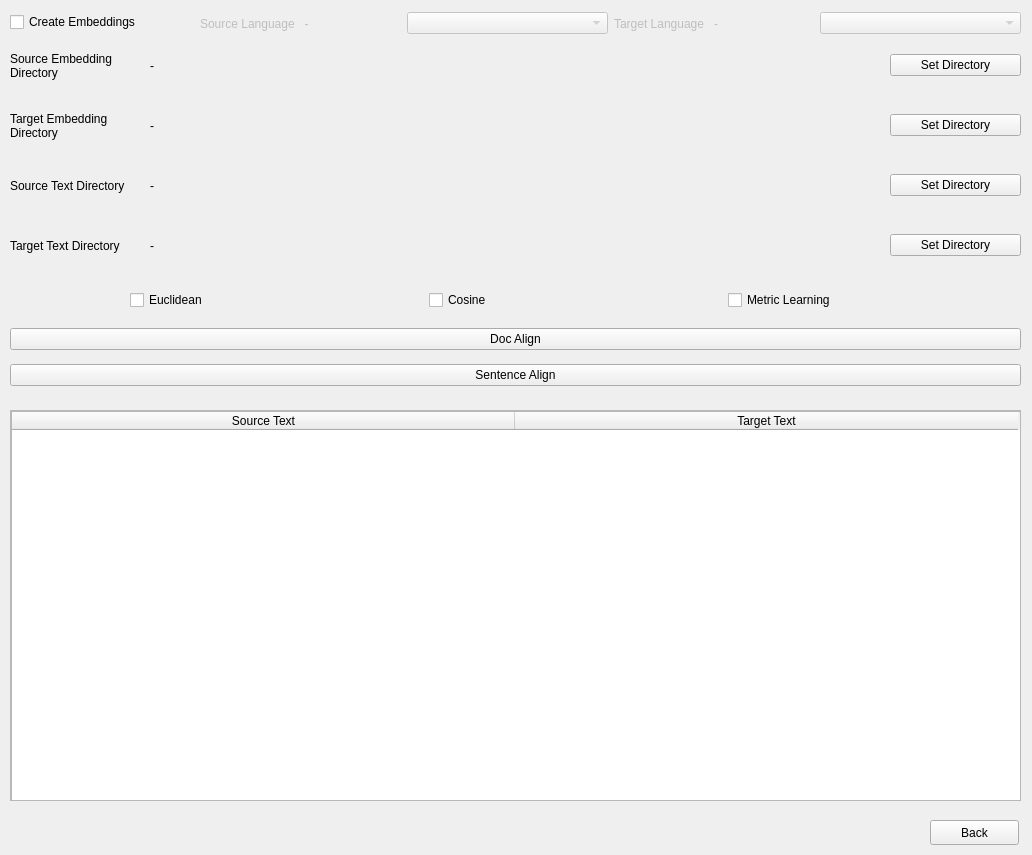
<?xml version="1.0" encoding="UTF-8"?>
<ui version="4.0">
 <class>SentenceAlignment</class>
 <widget class="QWidget" name="SentenceAlignment">
  <property name="geometry">
   <rect>
    <x>0</x>
    <y>0</y>
    <width>1032</width>
    <height>855</height>
   </rect>
  </property>
  <property name="sizePolicy">
   <sizepolicy hsizetype="Maximum" vsizetype="Maximum">
    <horstretch>0</horstretch>
    <verstretch>0</verstretch>
   </sizepolicy>
  </property>
  <property name="windowTitle">
   <string>SentenceAlignment</string>
  </property>
  <widget class="QWidget" name="gridLayoutWidget">
   <property name="geometry">
    <rect>
     <x>10</x>
     <y>40</y>
     <width>131</width>
     <height>51</height>
    </rect>
   </property>
   <layout class="QGridLayout" name="gridLayout">
    <item row="1" column="0">
     <widget class="QLabel" name="label">
      <property name="text">
       <string>Source Embedding Directory</string>
      </property>
      <property name="wordWrap">
       <bool>true</bool>
      </property>
     </widget>
    </item>
   </layout>
  </widget>
  <widget class="QWidget" name="gridLayoutWidget_2">
   <property name="geometry">
    <rect>
     <x>10</x>
     <y>100</y>
     <width>131</width>
     <height>51</height>
    </rect>
   </property>
   <layout class="QGridLayout" name="gridLayout_2">
    <item row="0" column="0">
     <widget class="QLabel" name="label_2">
      <property name="text">
       <string>Target Embedding Directory</string>
      </property>
      <property name="wordWrap">
       <bool>true</bool>
      </property>
     </widget>
    </item>
   </layout>
  </widget>
  <widget class="QWidget" name="gridLayoutWidget_3">
   <property name="geometry">
    <rect>
     <x>150</x>
     <y>100</y>
     <width>731</width>
     <height>51</height>
    </rect>
   </property>
   <layout class="QGridLayout" name="gridLayout_3" columnstretch="1,50">
    <item row="0" column="1">
     <widget class="QLabel" name="label_4">
      <property name="text">
       <string/>
      </property>
      <property name="wordWrap">
       <bool>true</bool>
      </property>
     </widget>
    </item>
    <item row="0" column="0">
     <widget class="QLabel" name="label_13">
      <property name="text">
       <string>-</string>
      </property>
     </widget>
    </item>
   </layout>
  </widget>
  <widget class="QWidget" name="gridLayoutWidget_4">
   <property name="geometry">
    <rect>
     <x>150</x>
     <y>40</y>
     <width>731</width>
     <height>51</height>
    </rect>
   </property>
   <layout class="QGridLayout" name="gridLayout_4" columnstretch="1,50">
    <item row="0" column="1">
     <widget class="QLabel" name="label_3">
      <property name="text">
       <string/>
      </property>
      <property name="wordWrap">
       <bool>true</bool>
      </property>
     </widget>
    </item>
    <item row="0" column="0">
     <widget class="QLabel" name="label_14">
      <property name="text">
       <string>-</string>
      </property>
     </widget>
    </item>
   </layout>
  </widget>
  <widget class="QWidget" name="gridLayoutWidget_5">
   <property name="geometry">
    <rect>
     <x>890</x>
     <y>100</y>
     <width>131</width>
     <height>51</height>
    </rect>
   </property>
   <layout class="QGridLayout" name="gridLayout_5">
    <item row="0" column="0">
     <widget class="QPushButton" name="pushButton_2">
      <property name="text">
       <string>Set Directory</string>
      </property>
     </widget>
    </item>
   </layout>
  </widget>
  <widget class="QWidget" name="gridLayoutWidget_6">
   <property name="geometry">
    <rect>
     <x>890</x>
     <y>40</y>
     <width>131</width>
     <height>51</height>
    </rect>
   </property>
   <layout class="QGridLayout" name="gridLayout_6">
    <item row="0" column="0">
     <widget class="QPushButton" name="pushButton">
      <property name="text">
       <string>Set Directory</string>
      </property>
     </widget>
    </item>
   </layout>
  </widget>
  <widget class="QScrollArea" name="scrollArea">
   <property name="geometry">
    <rect>
     <x>10</x>
     <y>410</y>
     <width>1011</width>
     <height>391</height>
    </rect>
   </property>
   <property name="widgetResizable">
    <bool>true</bool>
   </property>
   <widget class="QWidget" name="scrollAreaWidgetContents">
    <property name="geometry">
     <rect>
      <x>0</x>
      <y>0</y>
      <width>1009</width>
      <height>389</height>
     </rect>
    </property>
    <widget class="QTableWidget" name="tableWidget">
     <property name="geometry">
      <rect>
       <x>0</x>
       <y>0</y>
       <width>1011</width>
       <height>391</height>
      </rect>
     </property>
     <attribute name="horizontalHeaderMinimumSectionSize">
      <number>70</number>
     </attribute>
     <attribute name="horizontalHeaderDefaultSectionSize">
      <number>503</number>
     </attribute>
     <column>
      <property name="text">
       <string>Source Text</string>
      </property>
      <property name="textAlignment">
       <set>AlignCenter</set>
      </property>
     </column>
     <column>
      <property name="text">
       <string>Target Text</string>
      </property>
      <property name="textAlignment">
       <set>AlignCenter</set>
      </property>
     </column>
    </widget>
   </widget>
  </widget>
  <widget class="QWidget" name="gridLayoutWidget_7">
   <property name="geometry">
    <rect>
     <x>10</x>
     <y>160</y>
     <width>131</width>
     <height>51</height>
    </rect>
   </property>
   <layout class="QGridLayout" name="gridLayout_7">
    <item row="1" column="0">
     <widget class="QLabel" name="label_5">
      <property name="text">
       <string>Source Text Directory</string>
      </property>
      <property name="wordWrap">
       <bool>true</bool>
      </property>
     </widget>
    </item>
   </layout>
  </widget>
  <widget class="QWidget" name="gridLayoutWidget_8">
   <property name="geometry">
    <rect>
     <x>890</x>
     <y>220</y>
     <width>131</width>
     <height>51</height>
    </rect>
   </property>
   <layout class="QGridLayout" name="gridLayout_8">
    <item row="0" column="0">
     <widget class="QPushButton" name="pushButton_3">
      <property name="text">
       <string>Set Directory</string>
      </property>
     </widget>
    </item>
   </layout>
  </widget>
  <widget class="QWidget" name="gridLayoutWidget_9">
   <property name="geometry">
    <rect>
     <x>150</x>
     <y>220</y>
     <width>731</width>
     <height>51</height>
    </rect>
   </property>
   <layout class="QGridLayout" name="gridLayout_9" columnstretch="1,50">
    <item row="0" column="1">
     <widget class="QLabel" name="label_6">
      <property name="text">
       <string/>
      </property>
      <property name="wordWrap">
       <bool>true</bool>
      </property>
     </widget>
    </item>
    <item row="0" column="0">
     <widget class="QLabel" name="label_11">
      <property name="text">
       <string>-</string>
      </property>
     </widget>
    </item>
   </layout>
  </widget>
  <widget class="QWidget" name="gridLayoutWidget_10">
   <property name="geometry">
    <rect>
     <x>10</x>
     <y>220</y>
     <width>131</width>
     <height>51</height>
    </rect>
   </property>
   <layout class="QGridLayout" name="gridLayout_10">
    <item row="0" column="0">
     <widget class="QLabel" name="label_7">
      <property name="text">
       <string>Target Text Directory</string>
      </property>
      <property name="wordWrap">
       <bool>true</bool>
      </property>
     </widget>
    </item>
   </layout>
  </widget>
  <widget class="QWidget" name="gridLayoutWidget_11">
   <property name="geometry">
    <rect>
     <x>150</x>
     <y>160</y>
     <width>731</width>
     <height>51</height>
    </rect>
   </property>
   <layout class="QGridLayout" name="gridLayout_11" columnstretch="1,50">
    <item row="0" column="1">
     <widget class="QLabel" name="label_8">
      <property name="text">
       <string/>
      </property>
      <property name="wordWrap">
       <bool>true</bool>
      </property>
     </widget>
    </item>
    <item row="0" column="0">
     <widget class="QLabel" name="label_12">
      <property name="text">
       <string>-</string>
      </property>
     </widget>
    </item>
   </layout>
  </widget>
  <widget class="QWidget" name="gridLayoutWidget_12">
   <property name="geometry">
    <rect>
     <x>890</x>
     <y>160</y>
     <width>131</width>
     <height>51</height>
    </rect>
   </property>
   <layout class="QGridLayout" name="gridLayout_12">
    <item row="0" column="0">
     <widget class="QPushButton" name="pushButton_4">
      <property name="text">
       <string>Set Directory</string>
      </property>
     </widget>
    </item>
   </layout>
  </widget>
  <widget class="QWidget" name="gridLayoutWidget_13">
   <property name="geometry">
    <rect>
     <x>10</x>
     <y>320</y>
     <width>1011</width>
     <height>39</height>
    </rect>
   </property>
   <layout class="QGridLayout" name="gridLayout_13">
    <item row="0" column="0">
     <widget class="QPushButton" name="pushButton_5">
      <property name="text">
       <string>Doc Align</string>
      </property>
     </widget>
    </item>
   </layout>
  </widget>
  <widget class="QWidget" name="gridLayoutWidget_14">
   <property name="geometry">
    <rect>
     <x>10</x>
     <y>360</y>
     <width>1011</width>
     <height>31</height>
    </rect>
   </property>
   <layout class="QGridLayout" name="gridLayout_14">
    <item row="0" column="0">
     <widget class="QPushButton" name="pushButton_6">
      <property name="text">
       <string>Sentence Align</string>
      </property>
     </widget>
    </item>
   </layout>
  </widget>
  <widget class="QWidget" name="horizontalLayoutWidget">
   <property name="geometry">
    <rect>
     <x>10</x>
     <y>280</y>
     <width>1011</width>
     <height>41</height>
    </rect>
   </property>
   <layout class="QHBoxLayout" name="horizontalLayout">
    <property name="leftMargin">
     <number>120</number>
    </property>
    <item>
     <widget class="QCheckBox" name="checkBox_euclidean">
      <property name="text">
       <string>Euclidean</string>
      </property>
     </widget>
    </item>
    <item>
     <widget class="QCheckBox" name="checkBox_cosine">
      <property name="text">
       <string>Cosine</string>
      </property>
     </widget>
    </item>
    <item>
     <widget class="QCheckBox" name="checkBox_metric">
      <property name="layoutDirection">
       <enum>Qt::LeftToRight</enum>
      </property>
      <property name="text">
       <string>Metric Learning</string>
      </property>
     </widget>
    </item>
   </layout>
  </widget>
  <widget class="QWidget" name="gridLayoutWidget_15">
   <property name="geometry">
    <rect>
     <x>10</x>
     <y>10</y>
     <width>161</width>
     <height>25</height>
    </rect>
   </property>
   <layout class="QGridLayout" name="gridLayout_15">
    <item row="0" column="0">
     <widget class="QCheckBox" name="checkBox_createEmbeddings">
      <property name="text">
       <string>Create Embeddings</string>
      </property>
     </widget>
    </item>
   </layout>
  </widget>
  <widget class="QWidget" name="horizontalLayoutWidget_2">
   <property name="geometry">
    <rect>
     <x>200</x>
     <y>10</y>
     <width>821</width>
     <height>27</height>
    </rect>
   </property>
   <layout class="QHBoxLayout" name="horizontalLayout_2">
    <item>
     <widget class="QLabel" name="label_9">
      <property name="enabled">
       <bool>false</bool>
      </property>
      <property name="text">
       <string>Source Language   - </string>
      </property>
     </widget>
    </item>
    <item>
     <widget class="QComboBox" name="comboBox_sourceLang">
      <property name="enabled">
       <bool>false</bool>
      </property>
     </widget>
    </item>
    <item>
     <widget class="QLabel" name="label_10">
      <property name="enabled">
       <bool>false</bool>
      </property>
      <property name="text">
       <string>Target Language   -</string>
      </property>
     </widget>
    </item>
    <item>
     <widget class="QComboBox" name="comboBox_targetLang">
      <property name="enabled">
       <bool>false</bool>
      </property>
     </widget>
    </item>
   </layout>
  </widget>
  <widget class="QPushButton" name="btn_back">
   <property name="geometry">
    <rect>
     <x>930</x>
     <y>820</y>
     <width>89</width>
     <height>25</height>
    </rect>
   </property>
   <property name="sizePolicy">
    <sizepolicy hsizetype="Expanding" vsizetype="Expanding">
     <horstretch>0</horstretch>
     <verstretch>0</verstretch>
    </sizepolicy>
   </property>
   <property name="text">
    <string>Back</string>
   </property>
   <property name="checkable">
    <bool>false</bool>
   </property>
  </widget>
 </widget>
 <resources/>
 <connections/>
</ui>
